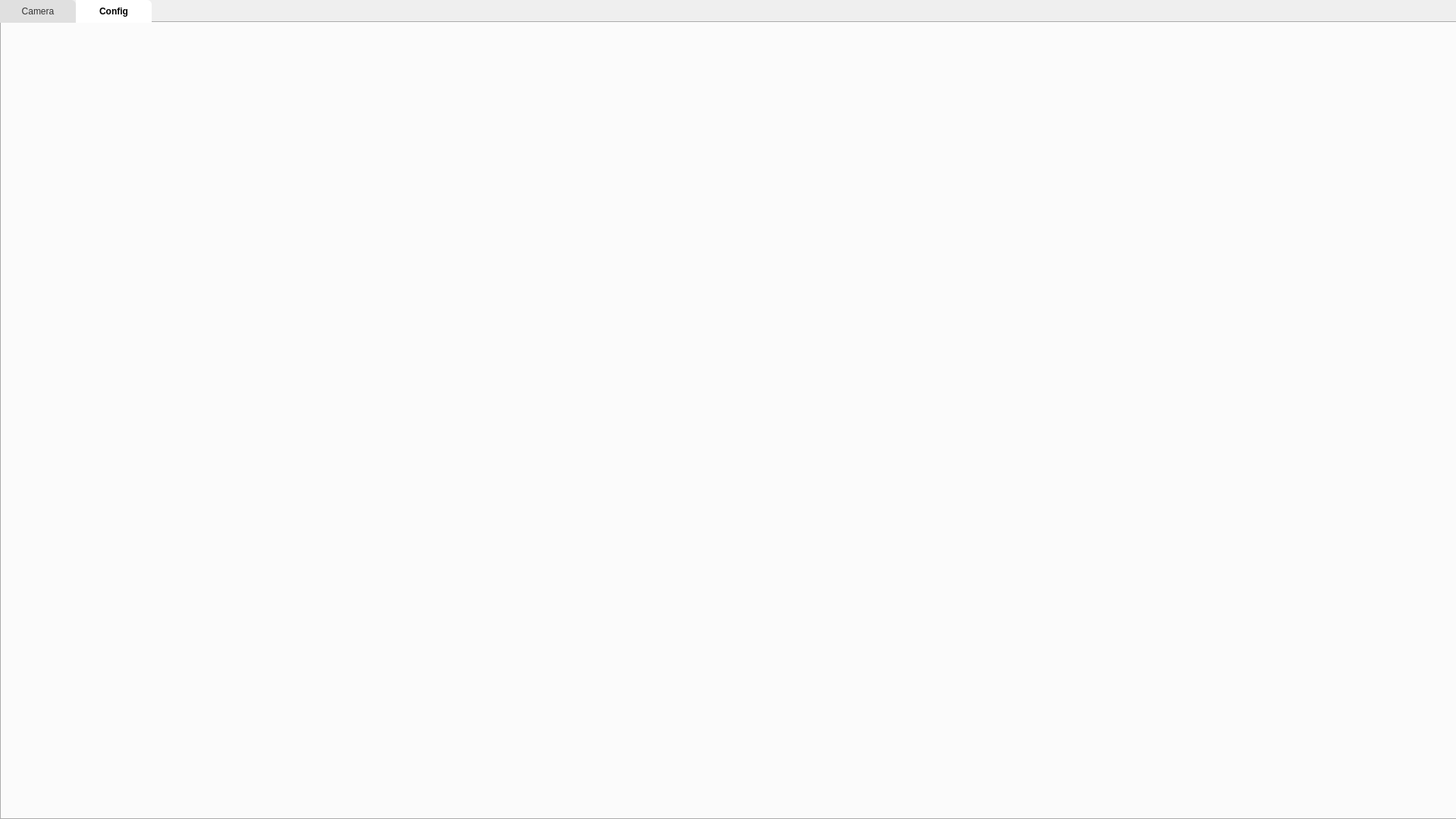
<?xml version="1.0" encoding="UTF-8"?>
<ui version="4.0">
 <class>Form</class>
 <widget class="QWidget" name="Form">
  <property name="geometry">
   <rect>
    <x>0</x>
    <y>0</y>
    <width>1920</width>
    <height>1080</height>
   </rect>
  </property>
  <property name="windowTitle">
   <string>Form</string>
  </property>
  <widget class="QTabWidget" name="tabWidget">
   <property name="geometry">
    <rect>
     <x>0</x>
     <y>0</y>
     <width>1921</width>
     <height>1081</height>
    </rect>
   </property>
   <property name="styleSheet">
    <string notr="true">/* Make all tabs equal in width */
QTabBar::tab {
    width: 90px; /* Adjust this width as needed */
    height: 20px;
    padding: 5px;
    background: #e0e0e0;
    color: #333;

    border-top-right-radius: 6px;
}

/* Selected tab styling */
QTabBar::tab:selected {
    background: #ffffff;
    font-weight: bold;
    color: #000;
}

/* Hover effect */
QTabBar::tab:hover {
    background: #cccccc;
}
</string>
   </property>
   <property name="currentIndex">
    <number>1</number>
   </property>
   <widget class="QWidget" name="tab">
    <attribute name="title">
     <string>Camera</string>
    </attribute>
   </widget>
   <widget class="QWidget" name="tab_2">
    <attribute name="title">
     <string>Config</string>
    </attribute>
   </widget>
  </widget>
 </widget>
 <resources/>
 <connections/>
</ui>
